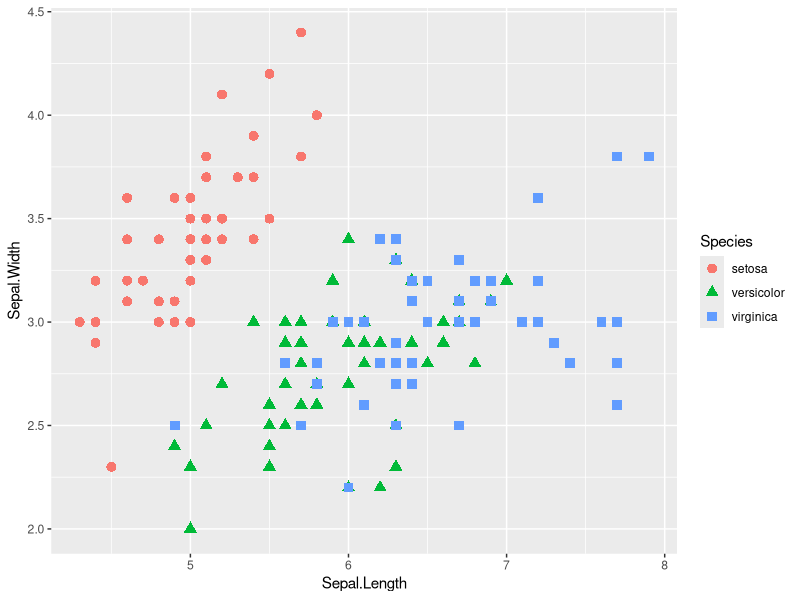
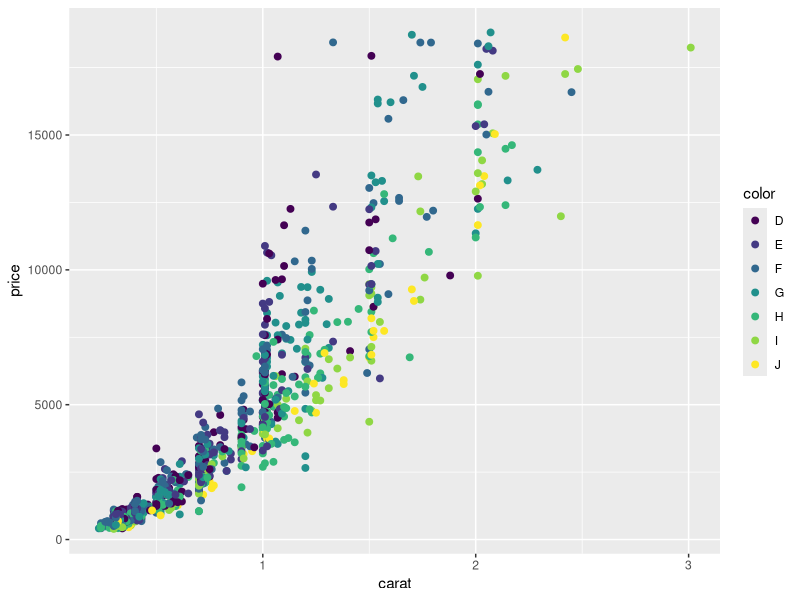

Source code (R) for these figures, in order: (Note: this script raises an error after producing the figures.)
install.packages("ggplot2", dependencies=TRUE)
install.packages("plyr")
install.packages("ggthemes")
install.packages("reshape2")
#load libraries!
library("ggplot2")
library("plyr")
library("ggthemes")
library("reshape2")
head(iris)
summary(iris)
iris[1:2,]
df <- melt(iris, id.vars="Species")
df[1:2,]
myplot <- ggplot(data = iris, aes(x = Sepal.Length, y = Sepal.Width, color=Species))
myplot + geom_point(aes(shape = Species), size = 3)
# Ploting  1000 random rows from diamonds
d2 <- diamonds[sample(1:dim(diamonds)[1], 1000), ]
ggplot(data = d2, 
       aes(x = carat, 
           y = price, 
           color = color)) + 
  geom_point(size = 2)
library(MASS)
bwt <- ggplot(birthwt,
       aes(factor(race), bwt,
           fill = race)) +
  geom_boxplot() +
bwt + guides(fill=FALSE)
summary (bwt)
ggplot(iris, aes(Sepal.Length, Sepal.Width, color = Species)) +
  geom_point() +
  facet_grid(~ Species)
library(RColorBrewer)
display.brewer.all()
df <- melt(iris, id.vars = "Species")
ggplot(df, aes(Species, value, fill = variable)) +
  geom_bar(stat = "identity", position = "dodge") +
  scale_fill_brewer(palette = 3)
?palette
h <- ggplot(faithful, aes(waiting))
h + geom_histogram(binwidth = 30, fill (magenta))

df <- melt(iris, id.vars = "Species")
ggplot(df, aes(Species, value, fill = variable)) +
  geom_bar(stat = "identity", position = "dodge", color = 550)

ggplot(d2, aes(x = clarity, fill = cut)) +
  geom_bar(position = "dodge")

